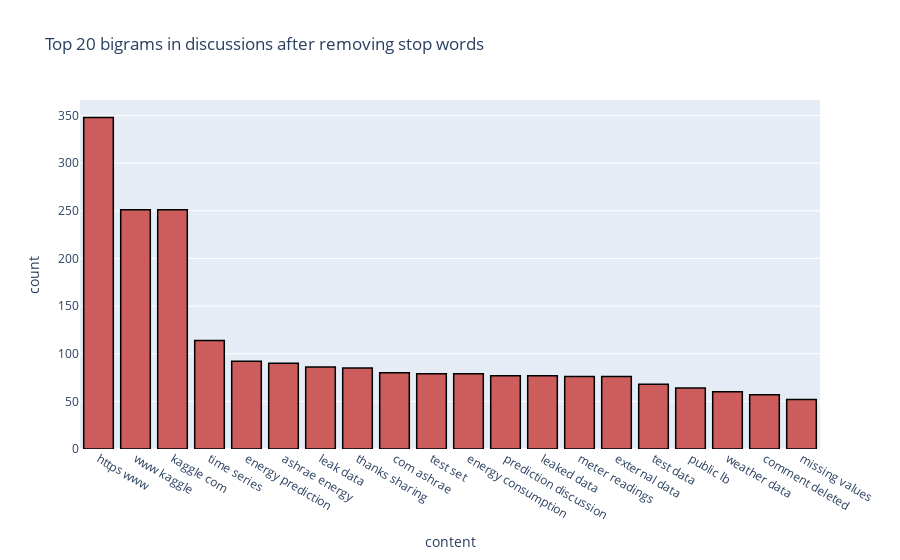

The notebook cell this image was saved under:
### Code cell
# Inspect top bigrams (after removing stop words)
# Based from work of Susan Li (https://towardsdatascience.com/a-complete-exploratory-data-analysis-and-
# visualization-for-text-data-29fb1b96fb6a).
def get_top_n_bigram(corpus, n=None):
    vec = CountVectorizer(ngram_range=(2, 2), stop_words='english').fit(corpus)
    bag_of_words = vec.transform(corpus)
    sum_words = bag_of_words.sum(axis=0) 
    words_freq = [(word, sum_words[0, idx]) for word, idx in vec.vocabulary_.items()]
    words_freq =sorted(words_freq, key = lambda x: x[1], reverse=True)
    return words_freq[:n]

common_words = get_top_n_bigram(combined_df['content'], 20)

df2 = pd.DataFrame(common_words, columns = ['content' , 'count'])

fig = px.bar(df2, x = 'content', y = 'count',
             title='Top 20 bigrams in discussions after removing stop words', 
            color_discrete_sequence=['indianred'])

fig.update_traces(marker_line_color='rgb(0,0,0)',marker_line_width=1.5)

fig.show()

#fig.write_image("ASHRAE - Top Bigrams.jpg", width=1200, height=600)

### Figure 1 — Plotly figure (JSON) as saved in the notebook; plotly's stock layout.template omitted (floating-point values rounded to 4 significant figures)
{"data": [{"alignmentgroup": "True", "hovertemplate": "content=%{x}<br>count=%{y}<extra></extra>", "legendgroup": "", "marker": {"color": "indianred", "line": {"color": "rgb(0,0,0)", "width": 1.5}}, "name": "", "offsetgroup": "", "orientation": "v", "showlegend": false, "textposition": "auto", "type": "bar", "x": ["https www", "www kaggle", "kaggle com", "time series", "energy prediction", "ashrae energy", "leak data", "thanks sharing", "com ashrae", "test set", "energy consumption", "prediction discussion", "leaked data", "meter readings", "external data", "test data", "public lb", "weather data", "comment deleted", "missing values"], "xaxis": "x", "y": [348, 251, 251, 114, 92, 90, 86, 85, 80, 79, 79, 77, 77, 76, 76, 68, 64, 60, 57, 52], "yaxis": "y"}], "layout": {"barmode": "relative", "legend": {"tracegroupgap": 0}, "title": {"text": "Top 20 bigrams in discussions after removing stop words"}, "xaxis": {"anchor": "y", "domain": [0, 1], "title": {"text": "content"}}, "yaxis": {"anchor": "x", "domain": [0, 1], "title": {"text": "count"}}}}
